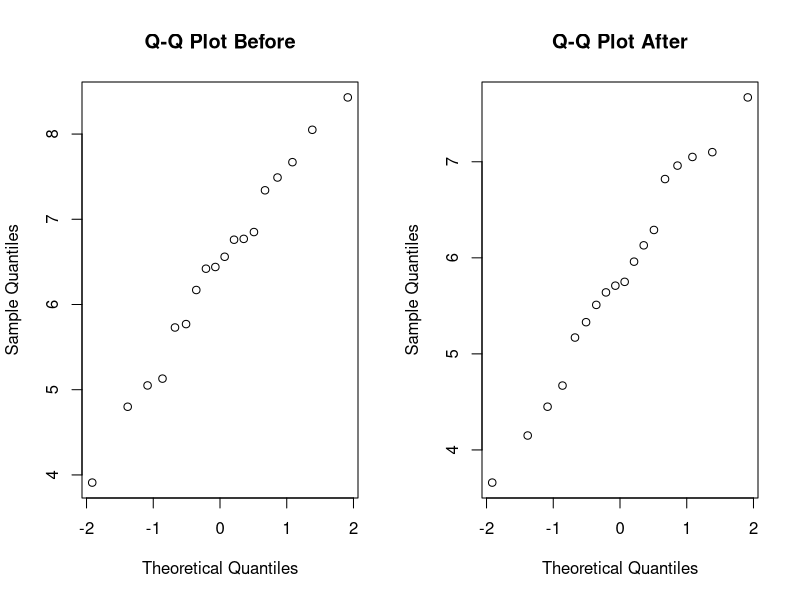
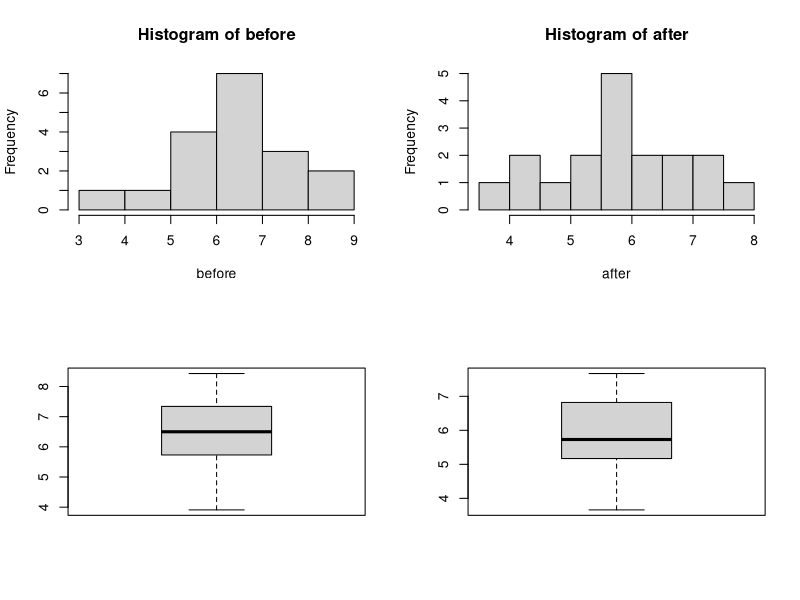
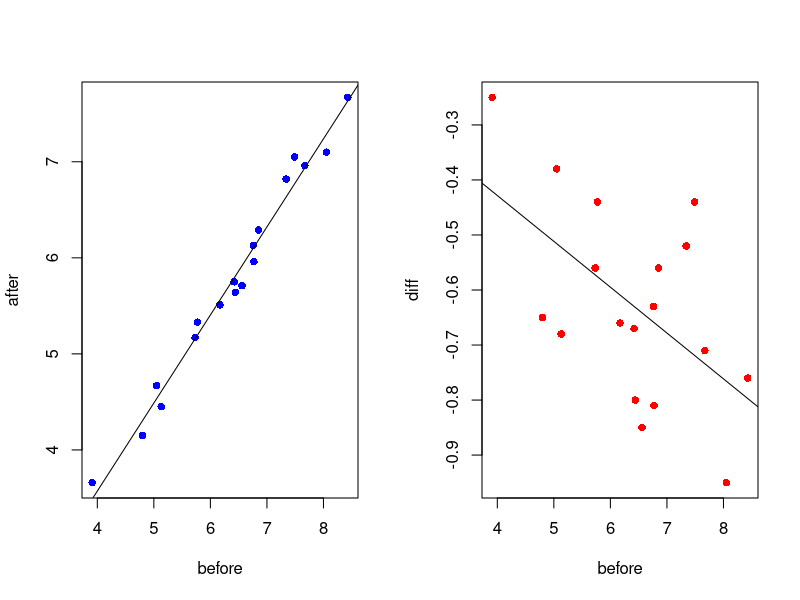
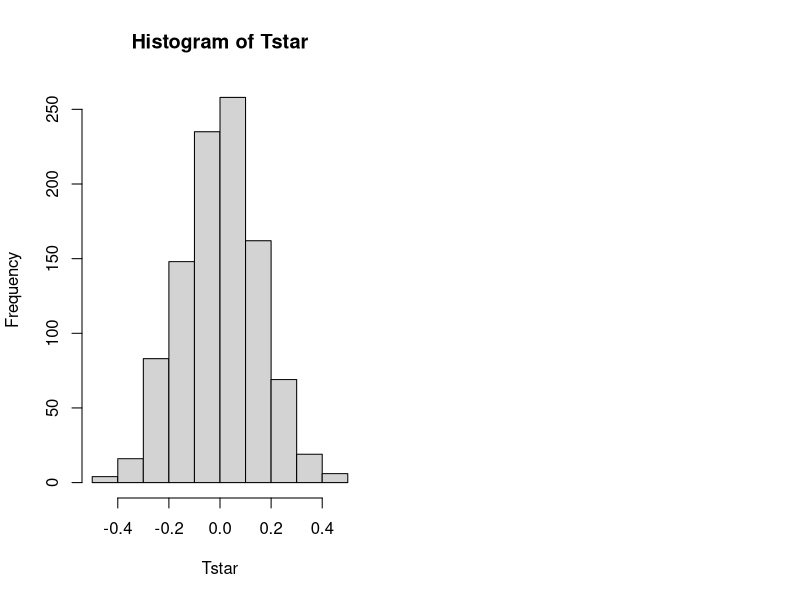

Here is the R script that generated these plots, in order:
## ---- chunk 1
data = read.table('../data/cholesterol.txt',header=TRUE)
before = data$Before
after = data$After8weeks
## ---- chunk 2
par(mfrow=c(1,2))
qqnorm(before,main="Q-Q Plot Before")
qqnorm(after,main="Q-Q Plot After")
## ---- chunk 3
summary(data)
shapiro.test(before)
shapiro.test(after)
## ---- chunk 4
par(mfrow = c(2,2))
hist(before); hist(after)
boxplot(before); boxplot(after)
## ---- chunk 5
par(mfrow=c(1,2))
reg = lm(after ~ before)
plot(before,after, pch=16, col="blue")
abline(reg)
summary(reg) 
diff = after - before
reg2 = lm(diff ~ before)
plot(before,diff, pch=16, col="red")
abline(reg2)
summary(reg2)
## ---- chunk 6
#T-test
t.test(before, after, paired = TRUE)
## ---- chunk 7
#pearson corr. test
par(mfrow=c(1,2))
cor.test(before,after)
## ---- chunk 8
meansamples = function(x,y) {mean(x-y)}
B=1000; Tstar = numeric(B)
for (i in 1:B){
  dietstar = t(apply(cbind(before,after),1,sample))
  Tstar[i] = meansamples(dietstar[,1],dietstar[,2])
}
myt = meansamples(before,after);
hist(Tstar)
## ---- chunk 9
pl = sum(Tstar<myt)/B
pr = sum(Tstar>myt)/B
p = 2*min(pl,pr)
p
## ---- chunk 10
# function that computes variance of uniformly distr. variable
unif_var = function(a,b){
  return ((1/12)*((b-a)^2))
}

# E(X) = (a+b)/2 = mean(after)
# So point estimate of b is 2*E(X)-3
theta_est = 2*mean(after)-3
## ---- chunk 11
#build 95%-CI for theta_est
n = length(after)
ci_theta = c(theta_est - qnorm(0.975)*(sqrt(unif_var(3,theta_est))/sqrt(n)), theta_est + qnorm(0.975)*(sqrt(unif_var(3,theta_est))/sqrt(n)))
ci_theta


## ---- chunk 12
t = max(after); t

vP = rep(0,9)
vT = rep(0,9)
for (theta in 3:12){
  B = 1000; tstar=numeric(B)
  
  for (i in 1:B){
    xstar=runif(n,3,theta)
    tstar[i] = max(xstar)
  }
  
  pl = sum(tstar<t)/B; pr = sum(tstar>t)/B
  p = 2*min(pl,pr); p
  
  vT[theta-2] = theta
  vP[theta-2] = p
  
}
res = rbind(vT,vP); res

## ---- chunk 13
## EXERCISE 2E
# sign test for the median with binomial distr.
s = sum(after<6); s
binom.test(s,n,p=0.5,alt="g") 
## ---- chunk 14
s2 = (sum(after<4.5));
binom.test(s2,n,p=0.25,alt="l")
